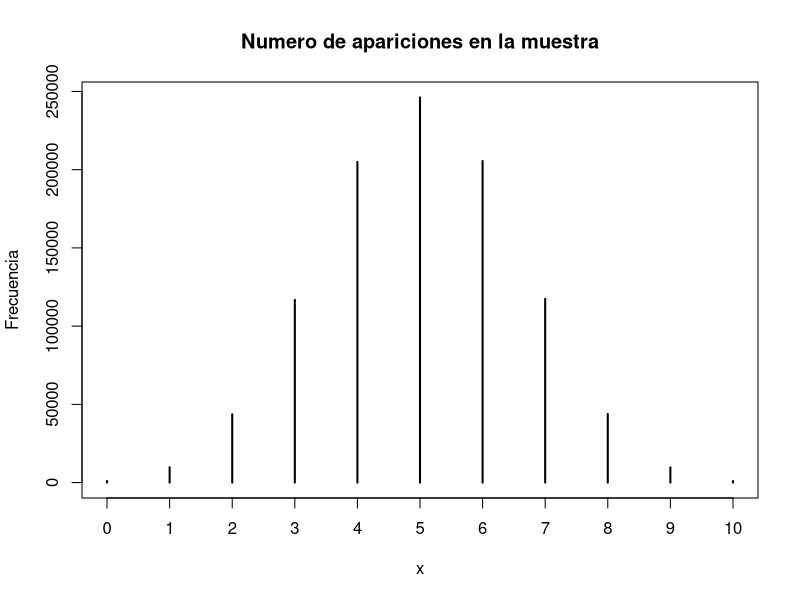
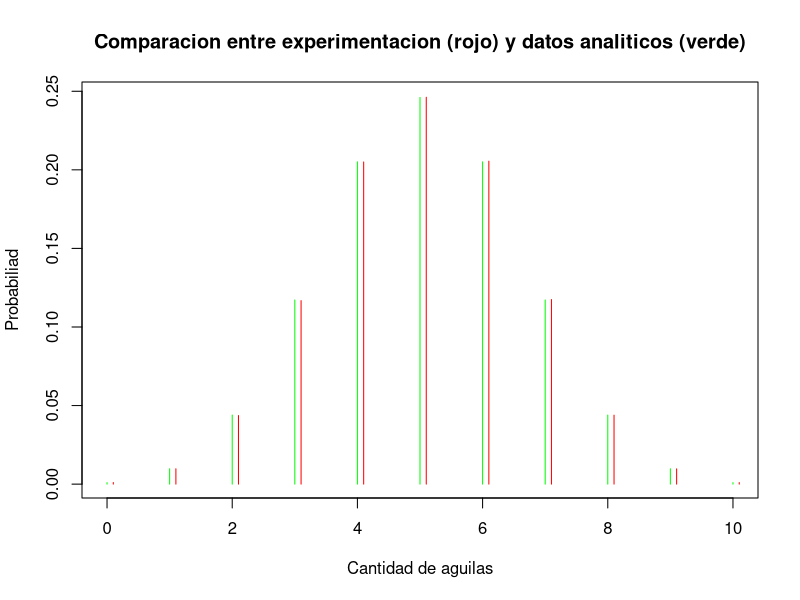

Reproduce these figures in R, in order.
# La moneda contiene un 0 que representa el Sol y 1 que representa Aguila
moneda <- c(0, 1)
# Con la funcion sample se obtienen con remplazo 10 valores, como
# el aguila esta representado con un 1, la suma de dicha sample representa 
# la cantidad de aguilas. Lo anterior se replica 1000000 de veces y se guarda
# en el vector muestra
muestra <- replicate(1000000, sum( sample( moneda, 10, replace=TRUE, prob=NULL) ), simplify="array")
# Impresion de los primeros 3 resultados
print("Los primeros 3 resultados son : ", quote=FALSE)
print(muestra[1])
print(muestra[2])
print(muestra[3])
frecuencia <- (table(muestra))
#La probabilidad empirica en base a la experimentacion
probabilidad.Empirica <- frecuencia/1000000
#Impresion de frecuencias
plot(frecuencia, type="h", xlab="x", ylab="Frecuencia", 
     main="Numero de apariciones en la muestra")
probabilidad.Analitica <- dbinom(c(0:10), 10, 0.5)
plot(c(0:10), probabilidad.Analitica, xlab="Cantidad de aguilas", ylab="Probabiliad",
     main="Comparacion entre experimentacion (rojo) y datos analiticos (verde)",
     type="h", col="green")
lines(c(0:10)+0.1, probabilidad.Empirica, type="h", col="red")
print("La experimentacion se ajusta bastante bien al modelo teorico", quote=FALSE)
# bien